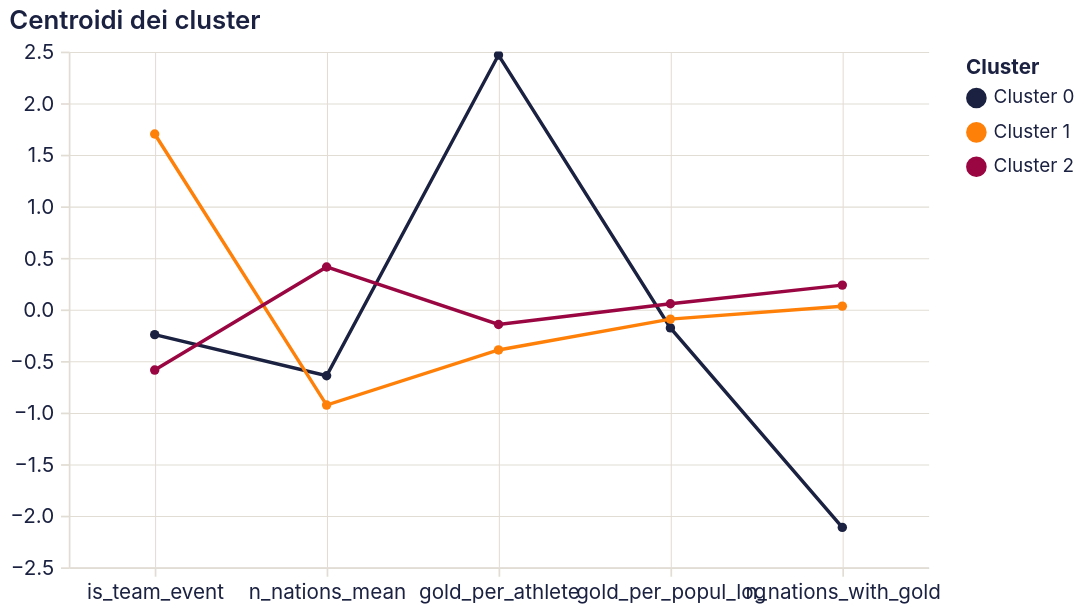

Write a Vega-Lite specification for this figure.
### Vega-Lite specification from a JSON file in a GitHub repository (floating-point values rounded to 4 significant figures)
{"$schema": "https://vega.github.io/schema/vega-lite/v5.20.1.json", "config": {"arc": {"fill": "#1b2140"}, "area": {"fill": "#1b2140", "fillOpacity": 0.15, "line": true}, "axis": {"domainColor": "#e2ddd4", "grid": true, "gridColor": "#e2ddd4", "gridWidth": 0.6, "labelAngle": 0, "labelColor": "#1b2140", "labelFont": "Inter, system-ui, -apple-system, BlinkMacSystemFont, 'Segoe UI', Roboto, sans-serif", "labelFontSize": 12, "labelFontWeight": 400, "labelPadding": 4, "tickColor": "#e2ddd4", "tickSize": 5, "titleColor": "#1b2140", "titleFont": "Inter, system-ui, -apple-system, BlinkMacSystemFont, 'Segoe UI', Roboto, sans-serif", "titleFontSize": 12, "titleFontWeight": 600}, "axisBand": {"grid": false}, "background": "transparent", "bar": {"fill": "#1b2140"}, "legend": {"labelColor": "#1b2140", "labelFont": "Inter, system-ui, -apple-system, BlinkMacSystemFont, 'Segoe UI', Roboto, sans-serif", "labelFontSize": 11, "padding": 4, "symbolType": "circle", "titleColor": "#1b2140", "titleFont": "Inter, system-ui, -apple-system, BlinkMacSystemFont, 'Segoe UI', Roboto, sans-serif", "titleFontSize": 12}, "line": {"stroke": "#1b2140", "strokeWidth": 2}, "mark": {"color": "#1b2140"}, "path": {"stroke": "#1b2140"}, "point": {"fill": "#1b2140", "filled": true}, "range": {"category": ["#1b2140", "#ff8009", "#9a0641", "#ffe34a", "#e7b6af", "#0088b0", "#e03830"]}, "rect": {"fill": "#1b2140"}, "shape": {"stroke": "#1b2140"}, "symbol": {"fill": "#1b2140"}, "title": {"anchor": "start", "color": "#1b2140", "font": "Inter, system-ui, -apple-system, BlinkMacSystemFont, 'Segoe UI', Roboto, sans-serif", "fontSize": 15, "fontWeight": 600, "subtitleColor": "#1b2140", "subtitleFont": "Inter, system-ui, -apple-system, BlinkMacSystemFont, 'Segoe UI', Roboto, sans-serif"}, "view": {"continuousHeight": 300, "continuousWidth": 400, "fill": null, "stroke": null}}, "data": {"name": "data-620eb04006e841d98e3b2d83c0942efa"}, "datasets": {"data-620eb04006e841d98e3b2d83c0942efa": [{"cluster": "Cluster 0", "feature": "is_team_event", "valore": -0.2447}, {"cluster": "Cluster 1", "feature": "is_team_event", "valore": 1.701}, {"cluster": "Cluster 2", "feature": "is_team_event", "valore": -0.588}, {"cluster": "Cluster 0", "feature": "n_nations_mean", "valore": -0.6432}, {"cluster": "Cluster 1", "feature": "n_nations_mean", "valore": -0.9274}, {"cluster": "Cluster 2", "feature": "n_nations_mean", "valore": 0.4115}, {"cluster": "Cluster 0", "feature": "gold_per_athlete", "valore": 2.466}, {"cluster": "Cluster 1", "feature": "gold_per_athlete", "valore": -0.3928}, {"cluster": "Cluster 2", "feature": "gold_per_athlete", "valore": -0.146}, {"cluster": "Cluster 0", "feature": "gold_per_popul_log", "valore": -0.179}, {"cluster": "Cluster 1", "feature": "gold_per_popul_log", "valore": -0.09386}, {"cluster": "Cluster 2", "feature": "gold_per_popul_log", "valore": 0.05497}, {"cluster": "Cluster 0", "feature": "n_nations_with_gold", "valore": -2.113}, {"cluster": "Cluster 1", "feature": "n_nations_with_gold", "valore": 0.03159}, {"cluster": "Cluster 2", "feature": "n_nations_with_gold", "valore": 0.2357}]}, "encoding": {"color": {"field": "cluster", "title": "Cluster", "type": "nominal"}, "tooltip": [{"field": "cluster", "type": "nominal"}, {"field": "feature", "type": "nominal"}, {"field": "valore", "type": "quantitative"}], "x": {"axis": {"labelAngle": 0}, "field": "feature", "sort": ["is_team_event", "n_nations_mean", "gold_per_athlete", "gold_per_popul_log", "n_nations_with_gold"], "title": null, "type": "nominal"}, "y": {"field": "valore", "title": null, "type": "quantitative"}}, "height": 300, "mark": {"point": true, "type": "line"}, "params": [{"bind": "scales", "name": "param_1", "select": {"encodings": ["x", "y"], "type": "interval"}}], "title": "Centroidi dei cluster", "width": 500}
